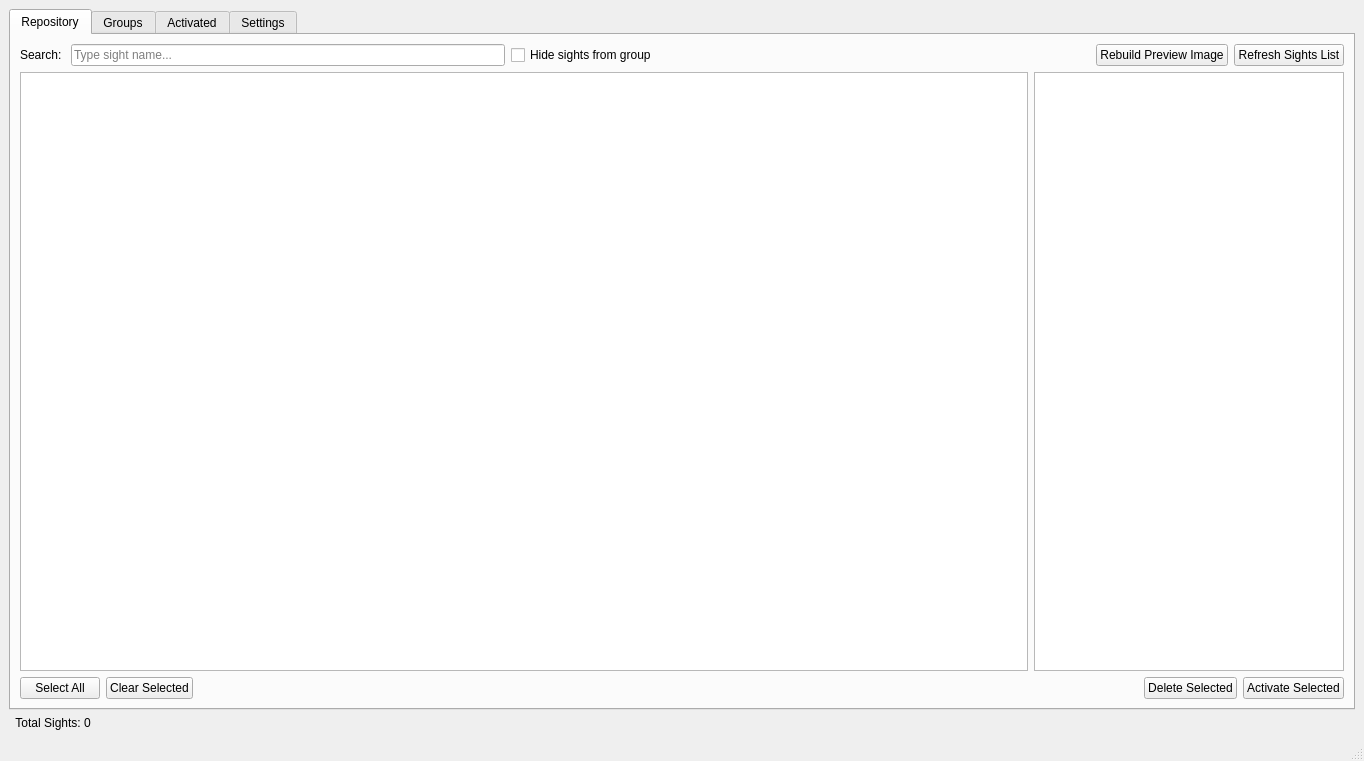
<?xml version="1.0" encoding="UTF-8"?>
<ui version="4.0">
 <class>MainWindow</class>
 <widget class="QMainWindow" name="MainWindow">
  <property name="geometry">
   <rect>
    <x>0</x>
    <y>0</y>
    <width>1364</width>
    <height>761</height>
   </rect>
  </property>
  <property name="minimumSize">
   <size>
    <width>300</width>
    <height>0</height>
   </size>
  </property>
  <property name="windowTitle">
   <string>MainWindow</string>
  </property>
  <widget class="QWidget" name="centralwidget">
   <layout class="QVBoxLayout" name="verticalLayout">
    <item>
     <widget class="QTabWidget" name="main_tabs">
      <property name="currentIndex">
       <number>0</number>
      </property>
      <widget class="QWidget" name="tab">
       <attribute name="title">
        <string>Repository</string>
       </attribute>
       <layout class="QVBoxLayout" name="verticalLayout_2">
        <item>
         <layout class="QHBoxLayout" name="horizontalLayout">
          <item>
           <widget class="QLabel" name="label">
            <property name="text">
             <string>Search: </string>
            </property>
           </widget>
          </item>
          <item>
           <widget class="QLineEdit" name="input_search">
            <property name="placeholderText">
             <string>Type sight name...</string>
            </property>
           </widget>
          </item>
          <item>
           <widget class="QCheckBox" name="check_hide_grouped">
            <property name="text">
             <string>Hide sights from group</string>
            </property>
           </widget>
          </item>
          <item>
           <spacer name="horizontalSpacer">
            <property name="orientation">
             <enum>Qt::Horizontal</enum>
            </property>
            <property name="sizeHint" stdset="0">
             <size>
              <width>100</width>
              <height>20</height>
             </size>
            </property>
           </spacer>
          </item>
          <item>
           <widget class="QPushButton" name="btn_rebuild_selected_previews">
            <property name="text">
             <string>Rebuild Preview Image</string>
            </property>
           </widget>
          </item>
          <item>
           <widget class="QPushButton" name="btn_refresh">
            <property name="text">
             <string>Refresh Sights List</string>
            </property>
           </widget>
          </item>
         </layout>
        </item>
        <item>
         <layout class="QHBoxLayout" name="horizontalLayout_2">
          <item>
           <widget class="QListWidget" name="repo_list"/>
          </item>
          <item>
           <widget class="QListWidget" name="repo_preview_list">
            <property name="minimumSize">
             <size>
              <width>310</width>
              <height>0</height>
             </size>
            </property>
            <property name="maximumSize">
             <size>
              <width>310</width>
              <height>16777215</height>
             </size>
            </property>
           </widget>
          </item>
         </layout>
        </item>
        <item>
         <layout class="QHBoxLayout" name="horizontalLayout_3">
          <item>
           <widget class="QPushButton" name="btn_select_all">
            <property name="text">
             <string>Select All</string>
            </property>
           </widget>
          </item>
          <item>
           <widget class="QPushButton" name="btn_clear_select">
            <property name="text">
             <string>Clear Selected</string>
            </property>
           </widget>
          </item>
          <item>
           <spacer name="horizontalSpacer_2">
            <property name="orientation">
             <enum>Qt::Horizontal</enum>
            </property>
            <property name="sizeHint" stdset="0">
             <size>
              <width>40</width>
              <height>20</height>
             </size>
            </property>
           </spacer>
          </item>
          <item>
           <spacer name="horizontalSpacer_4">
            <property name="orientation">
             <enum>Qt::Horizontal</enum>
            </property>
            <property name="sizeHint" stdset="0">
             <size>
              <width>40</width>
              <height>20</height>
             </size>
            </property>
           </spacer>
          </item>
          <item>
           <widget class="QPushButton" name="btn_delete">
            <property name="text">
             <string>Delete Selected</string>
            </property>
           </widget>
          </item>
          <item>
           <widget class="QPushButton" name="btn_activate">
            <property name="text">
             <string>Activate Selected</string>
            </property>
           </widget>
          </item>
         </layout>
        </item>
       </layout>
      </widget>
      <widget class="QWidget" name="tab_2">
       <attribute name="title">
        <string>Groups</string>
       </attribute>
       <layout class="QVBoxLayout" name="verticalLayout_6">
        <item>
         <layout class="QHBoxLayout" name="horizontalLayout_14">
          <item>
           <widget class="QLabel" name="label_6">
            <property name="text">
             <string>Search </string>
            </property>
           </widget>
          </item>
          <item>
           <widget class="QLineEdit" name="input_search_in_groups">
            <property name="placeholderText">
             <string>Search sights in all groups...</string>
            </property>
           </widget>
          </item>
          <item>
           <spacer name="horizontalSpacer_13">
            <property name="orientation">
             <enum>Qt::Horizontal</enum>
            </property>
            <property name="sizeHint" stdset="0">
             <size>
              <width>40</width>
              <height>20</height>
             </size>
            </property>
           </spacer>
          </item>
          <item>
           <spacer name="horizontalSpacer_15">
            <property name="orientation">
             <enum>Qt::Horizontal</enum>
            </property>
            <property name="sizeHint" stdset="0">
             <size>
              <width>40</width>
              <height>20</height>
             </size>
            </property>
           </spacer>
          </item>
          <item>
           <spacer name="horizontalSpacer_14">
            <property name="orientation">
             <enum>Qt::Horizontal</enum>
            </property>
            <property name="sizeHint" stdset="0">
             <size>
              <width>40</width>
              <height>20</height>
             </size>
            </property>
           </spacer>
          </item>
         </layout>
        </item>
        <item>
         <layout class="QHBoxLayout" name="horizontalLayout_10">
          <item>
           <widget class="QListWidget" name="groups_list"/>
          </item>
          <item>
           <widget class="QWidget" name="widget_edit_panel" native="true">
            <property name="minimumSize">
             <size>
              <width>400</width>
              <height>0</height>
             </size>
            </property>
            <property name="maximumSize">
             <size>
              <width>400</width>
              <height>16777215</height>
             </size>
            </property>
            <layout class="QVBoxLayout" name="verticalLayout_5">
             <item>
              <layout class="QVBoxLayout" name="verticalLayout_4">
               <item>
                <layout class="QHBoxLayout" name="horizontalLayout_15">
                 <item>
                  <widget class="QPushButton" name="btn_rename_group_title">
                   <property name="text">
                    <string>Rename Group</string>
                   </property>
                  </widget>
                 </item>
                 <item>
                  <widget class="QPushButton" name="btn_edit_close">
                   <property name="text">
                    <string>Close</string>
                   </property>
                  </widget>
                 </item>
                </layout>
               </item>
               <item>
                <layout class="QHBoxLayout" name="horizontalLayout_11">
                 <property name="sizeConstraint">
                  <enum>QLayout::SetMinimumSize</enum>
                 </property>
                 <item>
                  <widget class="QLineEdit" name="input_edit_search_right">
                   <property name="placeholderText">
                    <string>Search in group...</string>
                   </property>
                  </widget>
                 </item>
                 <item>
                  <spacer name="horizontalSpacer_16">
                   <property name="orientation">
                    <enum>Qt::Horizontal</enum>
                   </property>
                   <property name="sizeHint" stdset="0">
                    <size>
                     <width>40</width>
                     <height>20</height>
                    </size>
                   </property>
                  </spacer>
                 </item>
                 <item>
                  <spacer name="horizontalSpacer_3">
                   <property name="orientation">
                    <enum>Qt::Horizontal</enum>
                   </property>
                   <property name="sizeHint" stdset="0">
                    <size>
                     <width>40</width>
                     <height>20</height>
                    </size>
                   </property>
                  </spacer>
                 </item>
                 <item>
                  <widget class="QLabel" name="label_4">
                   <property name="text">
                    <string>Group</string>
                   </property>
                  </widget>
                 </item>
                </layout>
               </item>
               <item>
                <widget class="QListWidget" name="right_list_widget"/>
               </item>
               <item>
                <layout class="QHBoxLayout" name="horizontalLayout_12">
                 <property name="sizeConstraint">
                  <enum>QLayout::SetMinimumSize</enum>
                 </property>
                 <item>
                  <spacer name="horizontalSpacer_10">
                   <property name="orientation">
                    <enum>Qt::Horizontal</enum>
                   </property>
                   <property name="sizeHint" stdset="0">
                    <size>
                     <width>40</width>
                     <height>20</height>
                    </size>
                   </property>
                  </spacer>
                 </item>
                 <item>
                  <widget class="QPushButton" name="btn_transfer_from_group">
                   <property name="text">
                    <string>↓</string>
                   </property>
                  </widget>
                 </item>
                 <item>
                  <widget class="QPushButton" name="btn_transfer_to_group">
                   <property name="text">
                    <string>↑</string>
                   </property>
                  </widget>
                 </item>
                 <item>
                  <spacer name="horizontalSpacer_11">
                   <property name="orientation">
                    <enum>Qt::Horizontal</enum>
                   </property>
                   <property name="sizeHint" stdset="0">
                    <size>
                     <width>40</width>
                     <height>20</height>
                    </size>
                   </property>
                  </spacer>
                 </item>
                </layout>
               </item>
               <item>
                <layout class="QHBoxLayout" name="horizontalLayout_13">
                 <property name="sizeConstraint">
                  <enum>QLayout::SetMinimumSize</enum>
                 </property>
                 <item>
                  <widget class="QLineEdit" name="input_edit_search_left">
                   <property name="placeholderText">
                    <string>Search in repository...</string>
                   </property>
                  </widget>
                 </item>
                 <item>
                  <widget class="QCheckBox" name="check_hide_other_grouped">
                   <property name="text">
                    <string> Hide Sights from other groups</string>
                   </property>
                  </widget>
                 </item>
                 <item>
                  <spacer name="horizontalSpacer_12">
                   <property name="orientation">
                    <enum>Qt::Horizontal</enum>
                   </property>
                   <property name="sizeHint" stdset="0">
                    <size>
                     <width>40</width>
                     <height>20</height>
                    </size>
                   </property>
                  </spacer>
                 </item>
                 <item>
                  <widget class="QLabel" name="label_5">
                   <property name="text">
                    <string>Repository</string>
                   </property>
                  </widget>
                 </item>
                </layout>
               </item>
               <item>
                <widget class="QListWidget" name="left_list_widget"/>
               </item>
              </layout>
             </item>
            </layout>
           </widget>
          </item>
          <item>
           <widget class="QListWidget" name="edit_preview_list">
            <property name="minimumSize">
             <size>
              <width>310</width>
              <height>0</height>
             </size>
            </property>
            <property name="maximumSize">
             <size>
              <width>310</width>
              <height>16777215</height>
             </size>
            </property>
           </widget>
          </item>
         </layout>
        </item>
        <item>
         <layout class="QHBoxLayout" name="horizontalLayout_4">
          <item>
           <widget class="QPushButton" name="btn_group_activate_selected">
            <property name="text">
             <string>Activate Selected Sights</string>
            </property>
           </widget>
          </item>
          <item>
           <widget class="QPushButton" name="btn_group_delete_selected">
            <property name="text">
             <string>Delete Selected Sights</string>
            </property>
           </widget>
          </item>
          <item>
           <spacer name="horizontalSpacer_5">
            <property name="orientation">
             <enum>Qt::Horizontal</enum>
            </property>
            <property name="sizeHint" stdset="0">
             <size>
              <width>40</width>
              <height>20</height>
             </size>
            </property>
           </spacer>
          </item>
          <item>
           <widget class="QPushButton" name="btn_group_create_new">
            <property name="text">
             <string>[+] Create Group</string>
            </property>
           </widget>
          </item>
         </layout>
        </item>
       </layout>
      </widget>
      <widget class="QWidget" name="tab_3">
       <attribute name="title">
        <string>Activated</string>
       </attribute>
       <layout class="QVBoxLayout" name="verticalLayout_3">
        <item>
         <layout class="QHBoxLayout" name="horizontalLayout_5">
          <item>
           <widget class="QLabel" name="label_2">
            <property name="text">
             <string>Search: </string>
            </property>
           </widget>
          </item>
          <item>
           <widget class="QLineEdit" name="input_search_active">
            <property name="text">
             <string/>
            </property>
            <property name="placeholderText">
             <string>Search sights...</string>
            </property>
           </widget>
          </item>
          <item>
           <spacer name="horizontalSpacer_6">
            <property name="orientation">
             <enum>Qt::Horizontal</enum>
            </property>
            <property name="sizeHint" stdset="0">
             <size>
              <width>40</width>
              <height>20</height>
             </size>
            </property>
           </spacer>
          </item>
          <item>
           <spacer name="horizontalSpacer_7">
            <property name="orientation">
             <enum>Qt::Horizontal</enum>
            </property>
            <property name="sizeHint" stdset="0">
             <size>
              <width>40</width>
              <height>20</height>
             </size>
            </property>
           </spacer>
          </item>
         </layout>
        </item>
        <item>
         <layout class="QHBoxLayout" name="horizontalLayout_9">
          <item>
           <widget class="QListWidget" name="active_list"/>
          </item>
          <item>
           <widget class="QListWidget" name="active_preview_list">
            <property name="minimumSize">
             <size>
              <width>310</width>
              <height>0</height>
             </size>
            </property>
            <property name="maximumSize">
             <size>
              <width>310</width>
              <height>16777215</height>
             </size>
            </property>
           </widget>
          </item>
         </layout>
        </item>
        <item>
         <layout class="QHBoxLayout" name="horizontalLayout_6">
          <item>
           <spacer name="horizontalSpacer_8">
            <property name="orientation">
             <enum>Qt::Horizontal</enum>
            </property>
            <property name="sizeHint" stdset="0">
             <size>
              <width>40</width>
              <height>20</height>
             </size>
            </property>
           </spacer>
          </item>
          <item>
           <widget class="QPushButton" name="btn_deactivate">
            <property name="text">
             <string>Deactivate Selected</string>
            </property>
           </widget>
          </item>
         </layout>
        </item>
        <item>
         <layout class="QHBoxLayout" name="horizontalLayout_7">
          <item>
           <widget class="QPushButton" name="btn_active_select_all">
            <property name="text">
             <string>Select All</string>
            </property>
           </widget>
          </item>
          <item>
           <widget class="QPushButton" name="btn_active_clear_select">
            <property name="text">
             <string>Clear Selection</string>
            </property>
           </widget>
          </item>
          <item>
           <spacer name="horizontalSpacer_9">
            <property name="orientation">
             <enum>Qt::Horizontal</enum>
            </property>
            <property name="sizeHint" stdset="0">
             <size>
              <width>40</width>
              <height>20</height>
             </size>
            </property>
           </spacer>
          </item>
          <item>
           <widget class="QPushButton" name="btn_active_delete">
            <property name="text">
             <string>Delete</string>
            </property>
           </widget>
          </item>
         </layout>
        </item>
       </layout>
      </widget>
      <widget class="QWidget" name="tab_4">
       <attribute name="title">
        <string>Settings</string>
       </attribute>
       <layout class="QVBoxLayout" name="verticalLayout_10">
        <item>
         <layout class="QVBoxLayout" name="verticalLayout_9">
          <item>
           <widget class="QLabel" name="label_3">
            <property name="font">
             <font>
              <pointsize>12</pointsize>
              <weight>75</weight>
              <bold>true</bold>
             </font>
            </property>
            <property name="text">
             <string>Game sights directory:</string>
            </property>
           </widget>
          </item>
          <item>
           <layout class="QHBoxLayout" name="horizontalLayout_8">
            <item>
             <widget class="QLineEdit" name="input_game_path">
              <property name="readOnly">
               <bool>true</bool>
              </property>
             </widget>
            </item>
            <item>
             <widget class="QPushButton" name="btn_browse_path">
              <property name="text">
               <string>Browse...</string>
              </property>
             </widget>
            </item>
           </layout>
          </item>
          <item>
           <spacer name="verticalSpacer">
            <property name="orientation">
             <enum>Qt::Vertical</enum>
            </property>
            <property name="sizeHint" stdset="0">
             <size>
              <width>20</width>
              <height>40</height>
             </size>
            </property>
           </spacer>
          </item>
         </layout>
        </item>
       </layout>
      </widget>
     </widget>
    </item>
    <item>
     <widget class="QLabel" name="label_total_sights_counter">
      <property name="text">
       <string>  Total Sights: 0</string>
      </property>
     </widget>
    </item>
   </layout>
  </widget>
  <widget class="QStatusBar" name="statusbar"/>
 </widget>
 <resources/>
 <connections/>
</ui>
